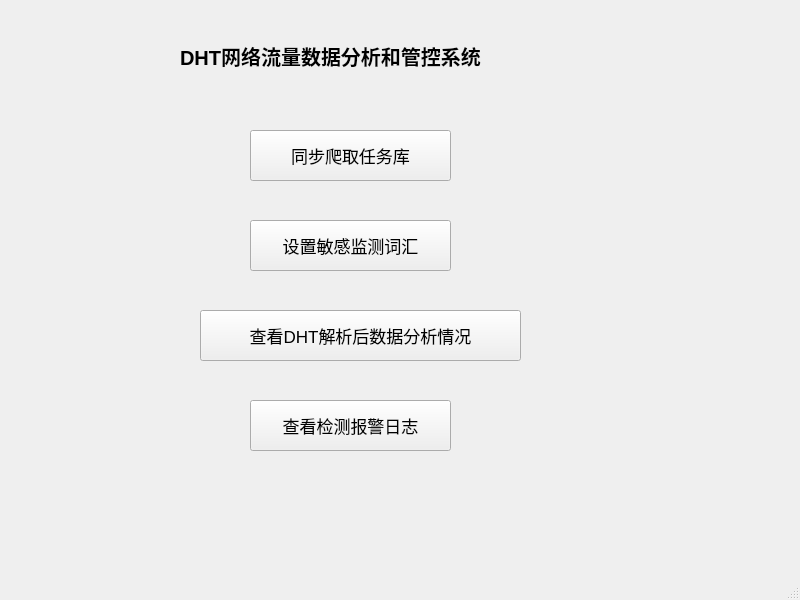
<?xml version="1.0" encoding="UTF-8"?>
<ui version="4.0">
 <class>MainWindow</class>
 <widget class="QMainWindow" name="MainWindow">
  <property name="geometry">
   <rect>
    <x>0</x>
    <y>0</y>
    <width>800</width>
    <height>600</height>
   </rect>
  </property>
  <property name="windowTitle">
   <string>MainWindow</string>
  </property>
  <widget class="QWidget" name="centralwidget">
   <widget class="QLabel" name="label">
    <property name="geometry">
     <rect>
      <x>180</x>
      <y>30</y>
      <width>401</width>
      <height>51</height>
     </rect>
    </property>
    <property name="font">
     <font>
      <pointsize>15</pointsize>
      <weight>75</weight>
      <bold>true</bold>
     </font>
    </property>
    <property name="text">
     <string>DHT网络流量数据分析和管控系统</string>
    </property>
   </widget>
   <widget class="QPushButton" name="crawler">
    <property name="geometry">
     <rect>
      <x>250</x>
      <y>130</y>
      <width>201</width>
      <height>51</height>
     </rect>
    </property>
    <property name="font">
     <font>
      <pointsize>13</pointsize>
     </font>
    </property>
    <property name="text">
     <string>同步爬取任务库</string>
    </property>
   </widget>
   <widget class="QPushButton" name="keywords">
    <property name="geometry">
     <rect>
      <x>250</x>
      <y>220</y>
      <width>201</width>
      <height>51</height>
     </rect>
    </property>
    <property name="font">
     <font>
      <pointsize>13</pointsize>
     </font>
    </property>
    <property name="text">
     <string>设置敏感监测词汇</string>
    </property>
   </widget>
   <widget class="QPushButton" name="btinfo">
    <property name="geometry">
     <rect>
      <x>200</x>
      <y>310</y>
      <width>321</width>
      <height>51</height>
     </rect>
    </property>
    <property name="font">
     <font>
      <pointsize>13</pointsize>
     </font>
    </property>
    <property name="text">
     <string>查看DHT解析后数据分析情况</string>
    </property>
   </widget>
   <widget class="QPushButton" name="pushButton_4">
    <property name="geometry">
     <rect>
      <x>250</x>
      <y>400</y>
      <width>201</width>
      <height>51</height>
     </rect>
    </property>
    <property name="font">
     <font>
      <pointsize>13</pointsize>
     </font>
    </property>
    <property name="text">
     <string>查看检测报警日志</string>
    </property>
   </widget>
  </widget>
  <widget class="QMenuBar" name="menubar">
   <property name="geometry">
    <rect>
     <x>0</x>
     <y>0</y>
     <width>800</width>
     <height>26</height>
    </rect>
   </property>
  </widget>
  <widget class="QStatusBar" name="statusbar"/>
 </widget>
 <resources/>
 <connections/>
</ui>
